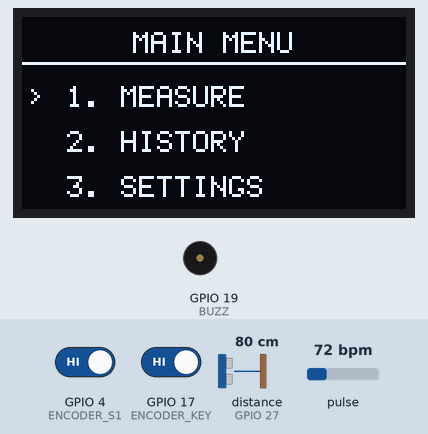
Simulated run of this program. Board: ESP32. On the bench: 128×64 one-colour display, buzzer (waves = sounding). Wiring (inferred from the names in the program): ultrasonic range finder: trigger GPIO 26; echo GPIO 27. The inputs (shaded band) are chosen by the test bench; at power-on: GPIO 17 (ENCODER_KEY) HIGH, pulse 72 bpm, GPIO 4 (ENCODER_S1) HIGH, distance to the obstacle (sensor on GPIO 27) 80 cm. The echo pulse lasts 58.3 µs per cm; EEPROM starts erased; what the program prints to the serial monitor is not drawn.

Above: at 1.2 s.
1.3 s: GPIO 17 (ENCODER_KEY) driven LOW
At 2.3 s:
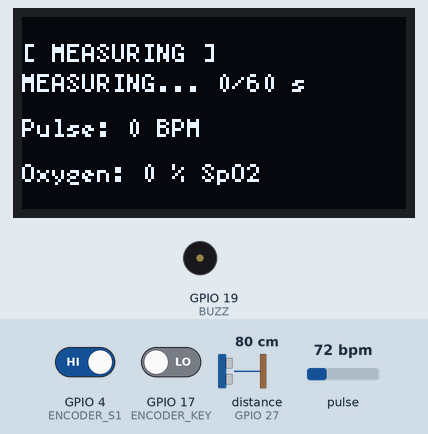
4.0 s: pulse set to 42 bpm
At 5.3 s:
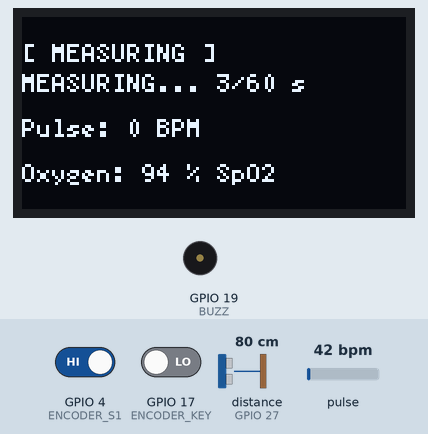
7.0 s: pulse set to 70 bpm
At 9.0 s:
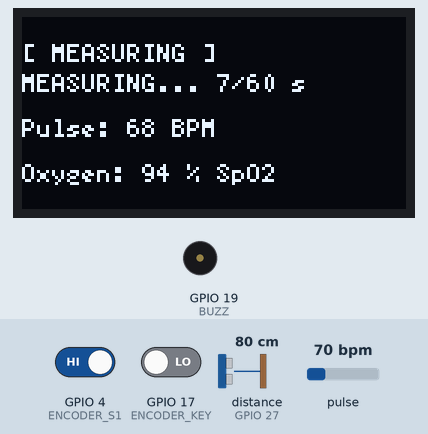
Timing chart, 0 to 15.3 s (numbered marks = the images above; inputs shaded):
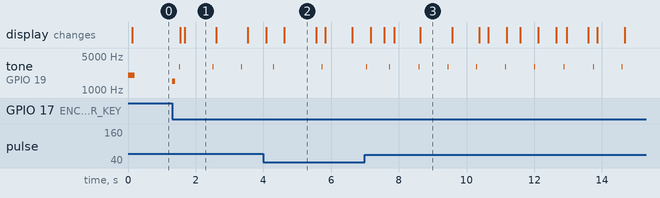

Measured:
- after the input at 1.3 s, tone on GPIO 19 (BUZZ): plays 1500 Hz for 0.10 s, 3000 Hz for 0.01 s, 3000 Hz for 0.01 s, 3000 Hz for 0.01 s, starting at once; the display: first changes after 0.24 s (image 1 shows a later state)
- after the input at 4.0 s, tone on GPIO 19 (BUZZ): alternates 3000 Hz for 0.01 s and silent for 1.4 s, starting after 0.30 s
- what the display in image 2 shows lasts 1.0 s, from 4.6 s to 5.6 s

The program:

main.cpp
```cpp
#include <Arduino.h>
#include "MAX30105.h"
#include "heartRate.h"
#include <U8g2lib.h>
#include <Preferences.h>

#ifdef U8X8_HAVE_HW_SPI
#include <SPI.h>
#endif
#ifdef U8X8_HAVE_HW_I2C
#include <Wire.h>
#endif

#define OLED_CS 25
#define OLED_DC 32
#define OLED_RST 33
#define ENCODER_S1 4
#define ENCODER_S2 16
#define ENCODER_KEY 17

#define BUZZ 19
#define TRIG 26
#define ECHO 27

U8G2_SSD1309_128X64_NONAME0_F_4W_HW_SPI u8g2(U8G2_R0, OLED_CS, OLED_DC, OLED_RST);
MAX30105 particleSensor;
Preferences preferences;

unsigned long lastUltraTime = 0;
int dist = 999;
unsigned long lastDetected = 0;
const unsigned long screenTime = 60000;

int menuPage = 0;
int selected = 0;
bool inMenu = false;
bool systemAwake = false;
bool editMode = false;

unsigned long measurementStart = 0;
int finalBPM = 0;
int finalSPO2 = 0;
long minRed = 100000, maxRed = 0;
long minIR = 100000, maxIR = 0;
unsigned long sampleTime = 0;
int beatCount = 0;
bool peakDetected = false;

int historyBPM[3] = {0, 0, 0};
int historySPO2[3] = {0, 0, 0};
bool savedToHistory = false;

int spo2Limit = 95;
int bpmLow = 50;
int bpmHigh = 100;

int get_distance() {
  digitalWrite(TRIG, LOW);
  delayMicroseconds(5);
  digitalWrite(TRIG, HIGH);
  delayMicroseconds(10);
  digitalWrite(TRIG, LOW);

  unsigned long duration = pulseIn(ECHO, HIGH, 30000);
  if (duration == 0) {
    Serial.println("US Error: No Signal!");
    return 999;
  }

  float distance = (duration * 0.0343) / 2;
  Serial.print("Distance: "); Serial.println(distance);
  return (int)distance;
}

int measureBPM(long irValue, unsigned long elapsed) {
  long threshold = (maxIR + minIR) / 2;

  if (irValue > (threshold + 15) && !peakDetected) {
    beatCount++;
    peakDetected = true;
    tone(BUZZ, 3000, 10);
  }

  if (irValue < threshold && peakDetected) {
    peakDetected = false;
  }

  if (elapsed > 3 && elapsed < 60) {
    return (beatCount * 60) / elapsed;
  }
  return finalBPM;
}

int measureSpO2(long irValue, long redValue) {
  if (redValue > maxRed) maxRed = redValue;
  if (redValue < minRed) minRed = redValue;
  if (irValue > maxIR) maxIR = irValue;
  if (irValue < minIR) minIR = irValue;

  if (millis() - sampleTime > 2500) {
    float irAC = maxIR - minIR;
    float redAC = maxRed - minRed;

    if (irAC > 10) {
      float R = (redAC / (float)redValue) / (irAC / (float)irValue);
      float calculation = 104 - 17 * R;

      finalSPO2 = (int)calculation;
    }

    maxRed = redValue; minRed = redValue;
    maxIR = irValue;   minIR = irValue;

    sampleTime = millis();
  }
  return finalSPO2;
}

void measure_update() {
  long irValue = particleSensor.getIR();
  long redValue = particleSensor.getRed();

  if (irValue < 23500) {
    measurementStart = 0;
    savedToHistory = false;
    finalBPM = 0;
    finalSPO2 = 0;
    noTone(BUZZ);
    u8g2.setFont(u8g2_font_6x12_tr);
    u8g2.drawStr(0, 35, "STATUS: NO FINGER");
    u8g2.drawStr(0, 50, "Place finger...");
    return;
  }

  if (measurementStart == 0) {
    measurementStart = millis();
    beatCount = 0;
    sampleTime = millis();
  }

  unsigned long elapsed = (millis() - measurementStart) / 1000;

  u8g2.setFont(u8g2_font_5x7_tr);
  if (elapsed < 60) {

    finalBPM  = measureBPM(irValue, elapsed);
    finalSPO2 = measureSpO2(irValue, redValue);

    char progStr[30];
    sprintf(progStr, "MEASURING... %lu/60 s", elapsed);
    u8g2.drawStr(0, 25, progStr);
  }
  else {
    u8g2.drawStr(0, 25, "STATUS: FINISHED");

    // HISTORY
    if (!savedToHistory) {
      for(int i=2; i>0; i--) {
        historyBPM[i]=historyBPM[i-1];
        historySPO2[i]=historySPO2[i-1];
      }
      historyBPM[0] = finalBPM;
      historySPO2[0] = finalSPO2;

      preferences.begin("health-data", false);

      preferences.putInt("bpm0", historyBPM[0]);
      preferences.putInt("bpm1", historyBPM[1]);
      preferences.putInt("bpm2", historyBPM[2]);

      preferences.putInt("spo20", historySPO2[0]);
      preferences.putInt("spo21", historySPO2[1]);
      preferences.putInt("spo22", historySPO2[2]);

      preferences.end();

      savedToHistory = true;
      tone(BUZZ, 2000, 200);
    }
    // ALARM

    if (finalSPO2 < spo2Limit) {
      if ((millis() / 500) % 2 == 0) tone(BUZZ, 2000); else noTone(BUZZ);
    }
    else if(finalBPM < bpmLow || finalBPM > bpmHigh) {
      if ((millis() / 500) % 2 == 0) tone(BUZZ, 100); else noTone(BUZZ);
    }
  }

  char bStr[20], sStr[20];
  sprintf(bStr, "Pulse: %d BPM", finalBPM);
  sprintf(sStr, "Oxygen: %d %% SpO2", finalSPO2);
  u8g2.drawStr(0, 40, bStr);
  u8g2.drawStr(0, 55, sStr);
}

void setup() {
  pinMode(ENCODER_S1, INPUT_PULLUP);
  pinMode(ENCODER_S2, INPUT_PULLUP);
  pinMode(ENCODER_KEY, INPUT_PULLUP);
  pinMode(BUZZ, OUTPUT);
  pinMode(TRIG, OUTPUT);
  pinMode(ECHO, INPUT);

  Serial.begin(115200);

  tone(BUZZ, 2000, 200);

  u8g2.begin();
  Wire.begin(21, 22);
  if (particleSensor.begin(Wire, I2C_SPEED_STANDARD)) {
    particleSensor.setup();
    particleSensor.setPulseAmplitudeRed(0x0A);
    particleSensor.setPulseAmplitudeIR(0x0A);
  }

  preferences.begin("health-data", false);

  historyBPM[0] = preferences.getInt("bpm0", 0);
  historyBPM[1] = preferences.getInt("bpm1", 0);
  historyBPM[2] = preferences.getInt("bpm2", 0);

  historySPO2[0] = preferences.getInt("spo20", 0);
  historySPO2[1] = preferences.getInt("spo21", 0);
  historySPO2[2] = preferences.getInt("spo22", 0);

  preferences.end();

  systemAwake = true;
  lastDetected = millis();
  u8g2.setPowerSave(0);
}

void loop() {
  if (millis() - lastUltraTime > 250) {
    dist = get_distance();
    lastUltraTime = millis();

    if (dist < 60) {
      lastDetected = millis();

      if (!systemAwake) {
        systemAwake = true;
        u8g2.setPowerSave(0);
        tone(BUZZ, 2000, 50);
      }
    }
  }

  if (systemAwake && (millis() - lastDetected > screenTime)) {
    systemAwake = false;
    u8g2.setPowerSave(1);
    inMenu = false;
    tone(BUZZ, 1000, 100);
  }

  if (systemAwake) {
    static int lastS1State = HIGH;
    int currentS1 = digitalRead(ENCODER_S1);

    if (currentS1 != lastS1State && currentS1 == LOW) {
      bool right = (digitalRead(ENCODER_S2) != currentS1);

      if (!inMenu) {
        if (right) selected--; else selected++;
        if (selected > 2) selected = 0;
        if (selected < 0) selected = 2;
        tone(BUZZ, 2500, 15);
      }
      else if (menuPage == 2) {
        if (!editMode) {
          if (right) selected--; else selected++;
          if (selected > 3) selected = 0;
          if (selected < 0) selected = 3;
        }
        else {
          if (selected == 0) {
            if (right) bpmLow--;
            else bpmLow++;
          }
          else if (selected == 1) {
            if (right) bpmHigh--;
            else bpmHigh++;
          }
          else if (selected == 2) {
            if (right) spo2Limit--;
            else spo2Limit++;
          }

          spo2Limit = constrain(spo2Limit, 80, 100);
          bpmLow = constrain(bpmLow, 30, 60);
          bpmHigh = constrain(bpmHigh, 60, 120);
        }
        tone(BUZZ, 2000, 10);
      }
      lastS1State = currentS1;
    }
    else {
      lastS1State = currentS1;
    }

    static int lastKeyState = HIGH;
    int currentKey = digitalRead(ENCODER_KEY);

    if (lastKeyState == HIGH && currentKey == LOW) {
      if (!inMenu) {
        menuPage = selected;
        inMenu = true;
        selected = 0;
      }
      else if (menuPage == 2) {
        if (selected == 3) {
          inMenu = false;
          editMode = false;
          selected = 0;
        }
        else editMode = !editMode;
      }
      else {
        inMenu = false;
        noTone(BUZZ);
      }
      tone(BUZZ, 1500, 100);
      delay(200);
    }

    lastKeyState = currentKey;

    u8g2.clearBuffer();
    if (!inMenu) {
      u8g2.setFont(u8g2_font_6x12_tr);
      u8g2.drawStr(37, 12, "MAIN MENU");
      u8g2.drawHLine(0, 15, 128);
      u8g2.drawStr(15, 30, "1. MEASURE");
      u8g2.drawStr(15, 45, "2. HISTORY");
      u8g2.drawStr(15, 60, "3. SETTINGS");
      u8g2.drawStr(2, 30 + (selected * 15), ">");
    } else {

      if (menuPage == 0) {
         u8g2.drawStr(0, 15, "[ MEASURING ]");
         measure_update();
      }

      else if (menuPage == 1) {
        u8g2.drawStr(0, 15, "[ HISTORY ]");
        for(int i=0; i<3; i++) {
          char h[30]; sprintf(h, "%d. %d BPM | %d%% SpO2", i+1, historyBPM[i], historySPO2[i]);
          u8g2.drawStr(0, 32 + (i*12), h);
        }
      }

      else if (menuPage == 2) {
        u8g2.drawStr(0, 12, "[ SETTINGS ]");
        char s1[25], s2[25], s3[25];
        sprintf(s1, "Min BPM:  %d", bpmLow);
        sprintf(s2, "Max BPM:  %d", bpmHigh);
        sprintf(s3, "Min SpO2: %d%%", spo2Limit);

        u8g2.drawStr(15, 28, s1);
        u8g2.drawStr(15, 40, s2);
        u8g2.drawStr(15, 52, s3);
        u8g2.drawStr(80, 63, "[ BACK ]");
        if (selected == 3) u8g2.drawStr(70, 63, ">");
        else u8g2.drawStr(2, 28 + (selected * 12), editMode ? "*" : ">");
      }
    }
    static unsigned long lastRefresh = 0;
    if (millis() - lastRefresh > 100) {
      u8g2.sendBuffer();
      lastRefresh = millis();
    }
  }
}
```
